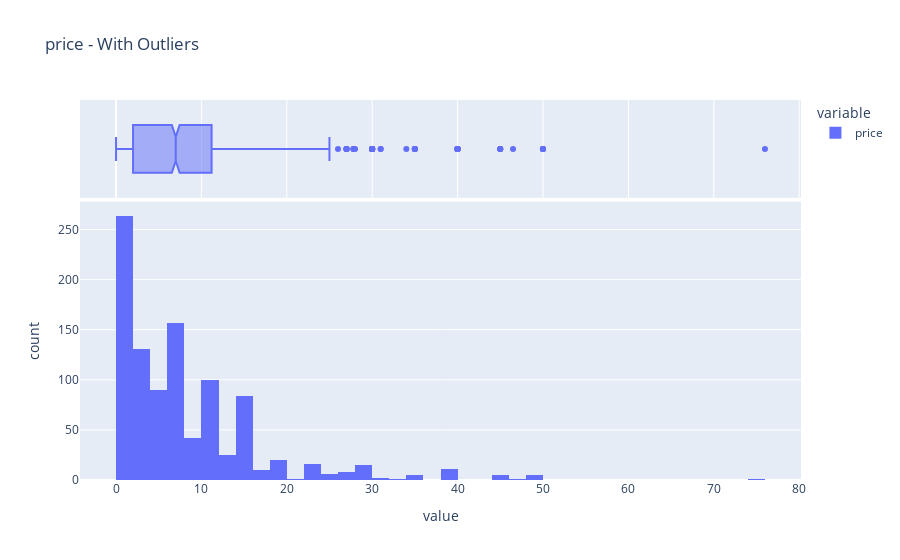
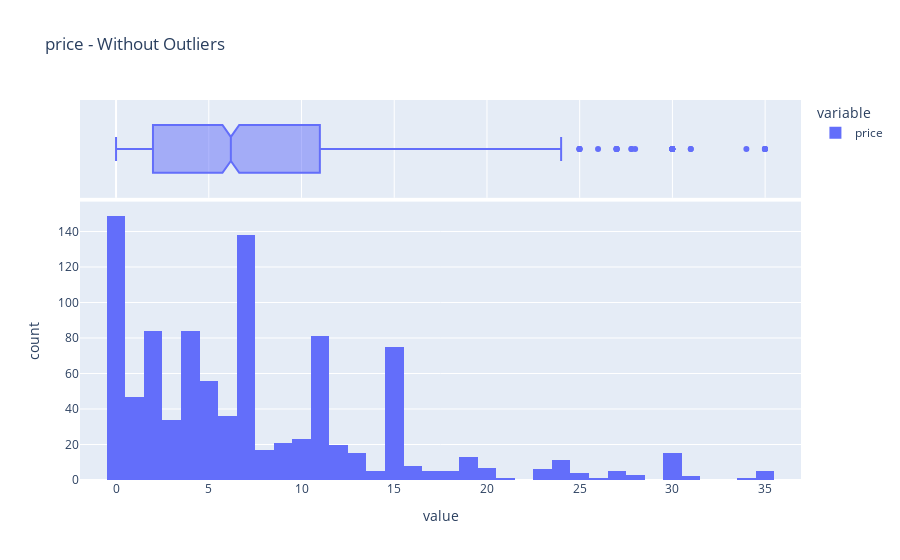
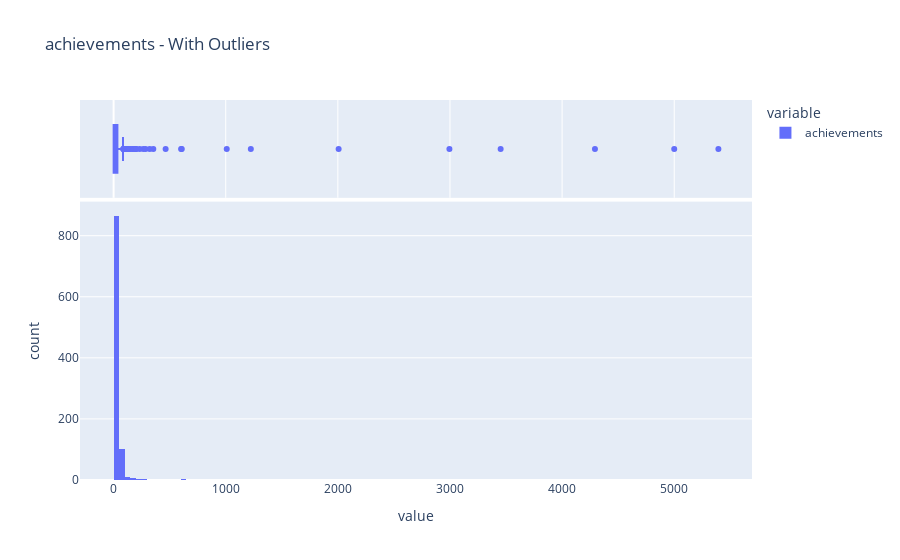
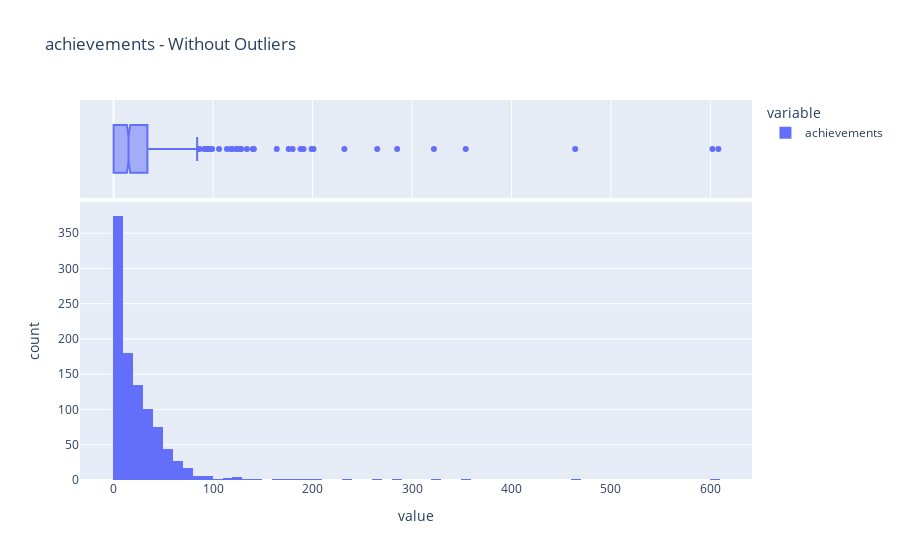

Source (notebook cell) for these figures, in order:
### Code cell
numbers=['price','achievements','average_playtime']
for number in numbers:
    profile_serie(df_train[number])

### Figure 1 — Plotly figure (JSON) as saved in the notebook; plotly's stock layout.template omitted (floating-point values rounded to 4 significant figures; data arrays with more than 128 entries replaced by an {"elided": "..."} marker saying what was removed)
{"data": [{"alignmentgroup": "True", "bingroup": "x", "hovertemplate": "variable=price<br>value=%{x}<br>count=%{y}<extra></extra>", "legendgroup": "price", "marker": {"color": "#636efa", "pattern": {"shape": ""}}, "name": "price", "offsetgroup": "price", "orientation": "v", "showlegend": true, "type": "histogram", "x": {"elided": "1000 float values"}, "xaxis": "x", "yaxis": "y"}, {"alignmentgroup": "True", "hovertemplate": "variable=price<br>value=%{x}<extra></extra>", "legendgroup": "price", "marker": {"color": "#636efa"}, "name": "price", "notched": true, "offsetgroup": "price", "showlegend": false, "type": "box", "x": {"elided": "1000 float values"}, "xaxis": "x2", "yaxis": "y2"}], "layout": {"barmode": "relative", "legend": {"title": {"text": "variable"}, "tracegroupgap": 0}, "title": {"text": "price - With Outliers"}, "xaxis": {"anchor": "y", "domain": [0, 1], "title": {"text": "value"}}, "xaxis2": {"anchor": "y2", "domain": [0, 1], "matches": "x", "showgrid": true, "showticklabels": false}, "yaxis": {"anchor": "x", "domain": [0, 0.7326], "title": {"text": "count"}}, "yaxis2": {"anchor": "x2", "domain": [0.7426, 1], "matches": "y2", "showgrid": false, "showline": false, "showticklabels": false, "ticks": ""}}}

### Figure 2 — Plotly figure (JSON) as saved in the notebook; plotly's stock layout.template omitted (floating-point values rounded to 4 significant figures; data arrays with more than 128 entries replaced by an {"elided": "..."} marker saying what was removed)
{"data": [{"alignmentgroup": "True", "bingroup": "x", "hovertemplate": "variable=price<br>value=%{x}<br>count=%{y}<extra></extra>", "legendgroup": "price", "marker": {"color": "#636efa", "pattern": {"shape": ""}}, "name": "price", "offsetgroup": "price", "orientation": "v", "showlegend": true, "type": "histogram", "x": {"elided": "977 float values"}, "xaxis": "x", "yaxis": "y"}, {"alignmentgroup": "True", "hovertemplate": "variable=price<br>value=%{x}<extra></extra>", "legendgroup": "price", "marker": {"color": "#636efa"}, "name": "price", "notched": true, "offsetgroup": "price", "showlegend": false, "type": "box", "x": {"elided": "977 float values"}, "xaxis": "x2", "yaxis": "y2"}], "layout": {"barmode": "relative", "legend": {"title": {"text": "variable"}, "tracegroupgap": 0}, "title": {"text": "price - Without Outliers"}, "xaxis": {"anchor": "y", "domain": [0, 1], "title": {"text": "value"}}, "xaxis2": {"anchor": "y2", "domain": [0, 1], "matches": "x", "showgrid": true, "showticklabels": false}, "yaxis": {"anchor": "x", "domain": [0, 0.7326], "title": {"text": "count"}}, "yaxis2": {"anchor": "x2", "domain": [0.7426, 1], "matches": "y2", "showgrid": false, "showline": false, "showticklabels": false, "ticks": ""}}}

### Figure 3 — Plotly figure (JSON) as saved in the notebook; plotly's stock layout.template omitted (floating-point values rounded to 4 significant figures; data arrays with more than 128 entries replaced by an {"elided": "..."} marker saying what was removed)
{"data": [{"alignmentgroup": "True", "bingroup": "x", "hovertemplate": "variable=achievements<br>value=%{x}<br>count=%{y}<extra></extra>", "legendgroup": "achievements", "marker": {"color": "#636efa", "pattern": {"shape": ""}}, "name": "achievements", "offsetgroup": "achievements", "orientation": "v", "showlegend": true, "type": "histogram", "x": {"elided": "1000 int values"}, "xaxis": "x", "yaxis": "y"}, {"alignmentgroup": "True", "hovertemplate": "variable=achievements<br>value=%{x}<extra></extra>", "legendgroup": "achievements", "marker": {"color": "#636efa"}, "name": "achievements", "notched": true, "offsetgroup": "achievements", "showlegend": false, "type": "box", "x": {"elided": "1000 int values"}, "xaxis": "x2", "yaxis": "y2"}], "layout": {"barmode": "relative", "legend": {"title": {"text": "variable"}, "tracegroupgap": 0}, "title": {"text": "achievements - With Outliers"}, "xaxis": {"anchor": "y", "domain": [0, 1], "title": {"text": "value"}}, "xaxis2": {"anchor": "y2", "domain": [0, 1], "matches": "x", "showgrid": true, "showticklabels": false}, "yaxis": {"anchor": "x", "domain": [0, 0.7326], "title": {"text": "count"}}, "yaxis2": {"anchor": "x2", "domain": [0.7426, 1], "matches": "y2", "showgrid": false, "showline": false, "showticklabels": false, "ticks": ""}}}

### Figure 4 — Plotly figure (JSON) as saved in the notebook; plotly's stock layout.template omitted (floating-point values rounded to 4 significant figures; data arrays with more than 128 entries replaced by an {"elided": "..."} marker saying what was removed)
{"data": [{"alignmentgroup": "True", "bingroup": "x", "hovertemplate": "variable=achievements<br>value=%{x}<br>count=%{y}<extra></extra>", "legendgroup": "achievements", "marker": {"color": "#636efa", "pattern": {"shape": ""}}, "name": "achievements", "offsetgroup": "achievements", "orientation": "v", "showlegend": true, "type": "histogram", "x": {"elided": "992 int values"}, "xaxis": "x", "yaxis": "y"}, {"alignmentgroup": "True", "hovertemplate": "variable=achievements<br>value=%{x}<extra></extra>", "legendgroup": "achievements", "marker": {"color": "#636efa"}, "name": "achievements", "notched": true, "offsetgroup": "achievements", "showlegend": false, "type": "box", "x": {"elided": "992 int values"}, "xaxis": "x2", "yaxis": "y2"}], "layout": {"barmode": "relative", "legend": {"title": {"text": "variable"}, "tracegroupgap": 0}, "title": {"text": "achievements - Without Outliers"}, "xaxis": {"anchor": "y", "domain": [0, 1], "title": {"text": "value"}}, "xaxis2": {"anchor": "y2", "domain": [0, 1], "matches": "x", "showgrid": true, "showticklabels": false}, "yaxis": {"anchor": "x", "domain": [0, 0.7326], "title": {"text": "count"}}, "yaxis2": {"anchor": "x2", "domain": [0.7426, 1], "matches": "y2", "showgrid": false, "showline": false, "showticklabels": false, "ticks": ""}}}
